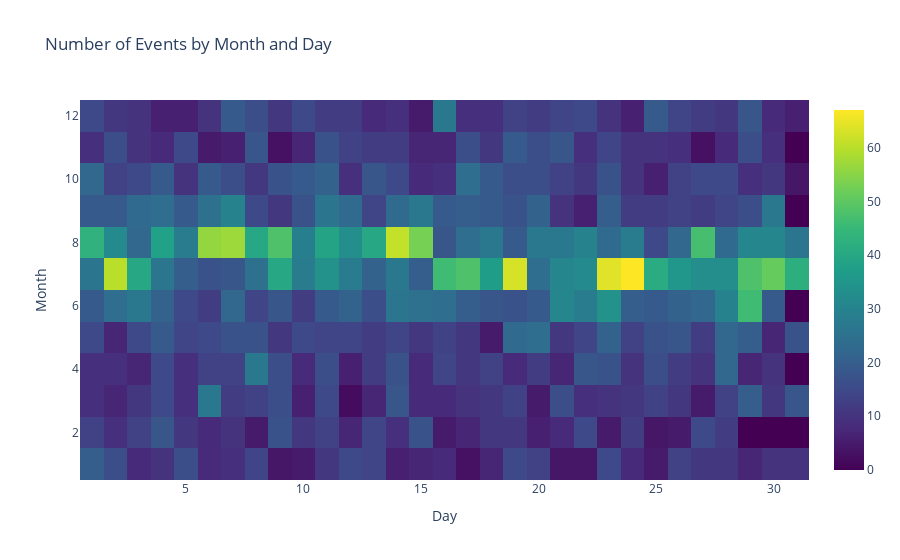

The code cell stored with this chart in its notebook:
### Code cell
import pandas as pd
import plotly.graph_objects as go

# Convert 't0' to datetime object
interventions_dataset['t0'] = pd.to_datetime(interventions_dataset['t0'])

# Extract month and day from t0
interventions_dataset['Month'] = interventions_dataset['t0'].dt.month
interventions_dataset['Day'] = interventions_dataset['t0'].dt.day

# Define the event type to display (change this based on your requirement)
#selected_event_type = 'P036 - Heat stroke - solar stroke'
selected_event_type = 'P032 - Allergic reactions'

# Filter the dataset based on the selected event type
filtered_df = interventions_dataset[interventions_dataset['eventtype_trip'] == selected_event_type]

# Group by Month and Day, and count occurrences
grouped = filtered_df.groupby(['Month', 'Day']).size().unstack().fillna(0)

# Reverse the order of months
grouped = grouped.sort_index(ascending=False)

# Create the heatmap
heatmap = go.Heatmap(
    z=grouped.values,
    x=grouped.columns,
    y=grouped.index,
    colorscale='Viridis'
)

# Create the figure
fig = go.Figure(data=heatmap)

# Update layout
fig.update_layout(
    title='Number of Events by Month and Day',
    xaxis_title='Day',
    yaxis_title='Month'
)

# Show the figure
fig.show()

### Figure 1 — Plotly figure (JSON) as saved in the notebook; plotly's stock layout.template omitted (floating-point values rounded to 4 significant figures; data arrays with more than 128 entries replaced by an {"elided": "..."} marker saying what was removed)
{"data": [{"colorscale": [[0, "#440154"], [0.1111, "#482878"], [0.2222, "#3e4989"], [0.3333, "#31688e"], [0.4444, "#26828e"], [0.5556, "#1f9e89"], [0.6667, "#35b779"], [0.7778, "#6ece58"], [0.8889, "#b5de2b"], [1, "#fde725"]], "type": "heatmap", "x": [1, 2, 3, 4, 5, 6, 7, 8, 9, 10, 11, 12, 13, 14, 15, 16, 17, 18, 19, 20, 21, 22, 23, 24, 25, 26, 27, 28, 29, 30, 31], "y": [12, 11, 10, 9, 8, 7, 6, 5, 4, 3, 2, 1], "z": {"elided": "12x31 int values"}}], "layout": {"title": {"text": "Number of Events by Month and Day"}, "xaxis": {"title": {"text": "Day"}}, "yaxis": {"title": {"text": "Month"}}}}
